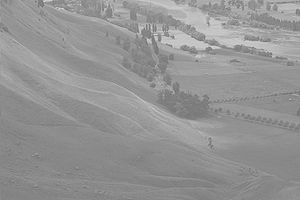
#> input picture Ativ5_HistEqualiz/ex1.jpg, 300 x 200 px
$ python ativ5b_hist_equaliz_manual.py
#> lines starting #> are read from the running program, lines starting #| are printed output that depends on the picture
"""
2. Equalização de Histograma.
   Aplicar a equalização de histograma mostrando os histogramas inicial e final
   das imagens da aulas ch03-transformacao de intensidade
   (pollen, cameraman, etc).
Aqui os cáculos foram feitos sem usar a função pronta do cv2:
https://docs.opencv.org/4.x/d5/daf/tutorial_py_histogram_equalization.html
"""

import sys
import numpy as np
import cv2 as cv
from matplotlib import pyplot as plt


# Imagem default
path_img = 'ex1.jpg'

# Se foi fornecido outra imagem, pra usar com as dos slides da aula.
if len(sys.argv) > 1:
    path_img = sys.argv[1]

# Carrega imagem em escala de cinza
img_orig = cv.imread(path_img, cv.IMREAD_GRAYSCALE)
#> img_orig is the input picture: shape (200, 300); min 100, max 223, mean 148

# TODO: Eu sei que isso me dá um histograma e as bins dele, falta estudar e
#  entender porque o tutorial fez dessa forma, quebrando a tupla.'''
hist, bins = np.histogram(img_orig.flatten(), 256, (0, 256))
#> hist = 256 values, max 2580 at index 138, min 0 at index 0, mean 234.4; bins = 257 values from 0 to 256

# Soma cumulativa da distribuição de frequências (cumsum is not cum sum)
cdf = hist.cumsum()
#> cdf = 256 values from 0 to 60000

# CDF normalizado
cdf_normalized = cdf * float(hist.max()) / cdf.max()
#> cdf_normalized = 256 values from 0 to 2580

# [5 lines of commented-out code are left out]

cdf_m = np.ma.masked_equal(cdf, 0)
cdf_m = (cdf_m - cdf_m.min()) * 255 / (cdf_m.max() - cdf_m.min())
cdf = np.ma.filled(cdf_m, 0).astype('uint8')
#> cdf = 256 values from 0 to 255

img_eqlzd = cdf[img_orig]
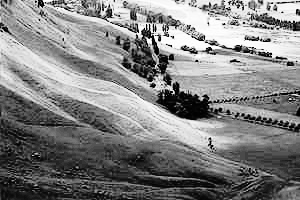
#> img_eqlzd: shape (200, 300); min 0, max 255, mean 130


""" SAÍDA """

plt.figure(figsize=(10, 5))

plt.subplot(1, 2, 1)
plt.hist(img_orig.ravel(), 256, (0, 256))
plt.title('Histograma da Imagem Original')

plt.subplot(1, 2, 2)
plt.hist(img_eqlzd.ravel(), 256, (0, 256))
plt.title('Histograma da Imagem Equalizada')

plt.show()
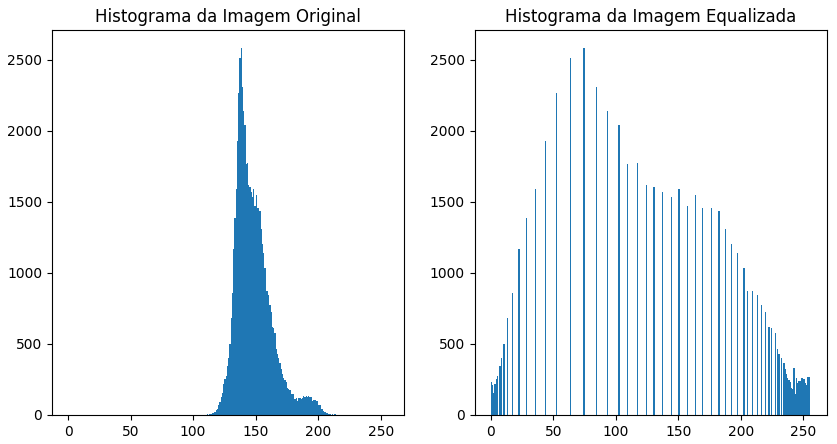
#> figure drawn by matplotlib, 2 panels; panel 1: tallest bar 2580 high, from x = 138 to 139; panel 2: tallest bar 2580 high, from x = 74 to 75

cv.imshow('Original', img_orig)
cv.imshow('Equalized', img_eqlzd)

cv.waitKey(0)
cv.destroyAllWindows()
